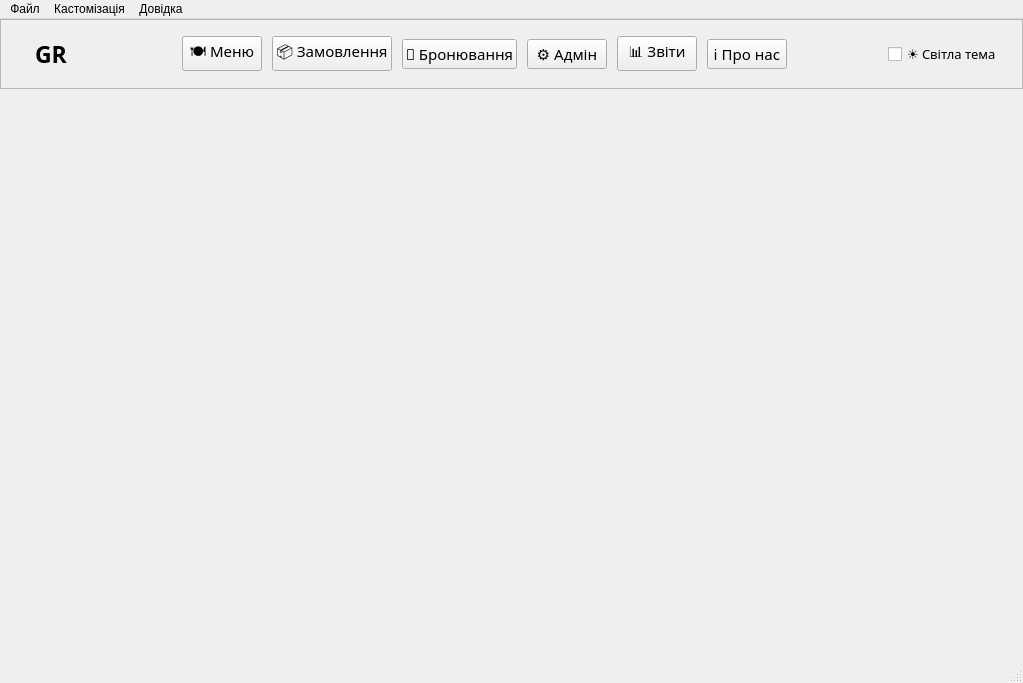
<?xml version="1.0" encoding="UTF-8"?>
<ui version="4.0">
 <class>MainWindow</class>
 <widget class="QMainWindow" name="MainWindow">
  <property name="geometry">
   <rect>
    <x>0</x>
    <y>0</y>
    <width>1023</width>
    <height>683</height>
   </rect>
  </property>
  <property name="windowTitle">
   <string>Grand Rivali Flow</string>
  </property>
  <widget class="QWidget" name="centralwidget">
   <layout class="QVBoxLayout" name="mainLayout">
    <property name="spacing">
     <number>0</number>
    </property>
    <property name="leftMargin">
     <number>0</number>
    </property>
    <property name="topMargin">
     <number>0</number>
    </property>
    <property name="rightMargin">
     <number>0</number>
    </property>
    <property name="bottomMargin">
     <number>0</number>
    </property>
    <item>
     <widget class="QFrame" name="topPanel">
      <property name="minimumSize">
       <size>
        <width>0</width>
        <height>70</height>
       </size>
      </property>
      <property name="maximumSize">
       <size>
        <width>16777215</width>
        <height>70</height>
       </size>
      </property>
      <property name="frameShape">
       <enum>QFrame::Shape::StyledPanel</enum>
      </property>
      <property name="frameShadow">
       <enum>QFrame::Shadow::Raised</enum>
      </property>
      <layout class="QHBoxLayout" name="topPanelLayout">
       <property name="spacing">
        <number>10</number>
       </property>
       <property name="leftMargin">
        <number>20</number>
       </property>
       <property name="topMargin">
        <number>5</number>
       </property>
       <property name="rightMargin">
        <number>20</number>
       </property>
       <property name="bottomMargin">
        <number>5</number>
       </property>
       <item>
        <widget class="QLabel" name="labelLogo">
         <property name="minimumSize">
          <size>
           <width>60</width>
           <height>40</height>
          </size>
         </property>
         <property name="maximumSize">
          <size>
           <width>180</width>
           <height>60</height>
          </size>
         </property>
         <property name="font">
          <font>
           <family>Book Antiqua</family>
           <pointsize>17</pointsize>
           <italic>false</italic>
           <bold>true</bold>
           <underline>false</underline>
           <strikeout>false</strikeout>
          </font>
         </property>
         <property name="text">
          <string>GR</string>
         </property>
         <property name="scaledContents">
          <bool>true</bool>
         </property>
         <property name="alignment">
          <set>Qt::AlignmentFlag::AlignCenter</set>
         </property>
        </widget>
       </item>
       <item>
        <spacer name="logoSpacer">
         <property name="orientation">
          <enum>Qt::Orientation::Horizontal</enum>
         </property>
         <property name="sizeHint" stdset="0">
          <size>
           <width>30</width>
           <height>20</height>
          </size>
         </property>
        </spacer>
       </item>
       <item>
        <widget class="QPushButton" name="btnMenu">
         <property name="font">
          <font>
           <family>Book Antiqua</family>
           <pointsize>11</pointsize>
          </font>
         </property>
         <property name="text">
          <string>🍽️ Меню</string>
         </property>
         <property name="checkable">
          <bool>true</bool>
         </property>
        </widget>
       </item>
       <item>
        <widget class="QPushButton" name="btnOrders">
         <property name="font">
          <font>
           <family>Book Antiqua</family>
           <pointsize>11</pointsize>
          </font>
         </property>
         <property name="text">
          <string>📦 Замовлення</string>
         </property>
         <property name="checkable">
          <bool>true</bool>
         </property>
        </widget>
       </item>
       <item>
        <widget class="QPushButton" name="btnBookings">
         <property name="font">
          <font>
           <family>Book Antiqua</family>
           <pointsize>11</pointsize>
          </font>
         </property>
         <property name="text">
          <string>📅 Бронювання</string>
         </property>
         <property name="checkable">
          <bool>true</bool>
         </property>
        </widget>
       </item>
       <item>
        <widget class="QPushButton" name="btnAdmin">
         <property name="font">
          <font>
           <family>Book Antiqua</family>
           <pointsize>11</pointsize>
          </font>
         </property>
         <property name="text">
          <string>⚙️ Адмін</string>
         </property>
         <property name="checkable">
          <bool>true</bool>
         </property>
        </widget>
       </item>
       <item>
        <widget class="QPushButton" name="btnReports">
         <property name="font">
          <font>
           <family>Book Antiqua</family>
           <pointsize>11</pointsize>
          </font>
         </property>
         <property name="text">
          <string>📊 Звіти</string>
         </property>
         <property name="checkable">
          <bool>true</bool>
         </property>
        </widget>
       </item>
       <item>
        <widget class="QPushButton" name="btnInfo">
         <property name="font">
          <font>
           <family>Book Antiqua</family>
           <pointsize>11</pointsize>
          </font>
         </property>
         <property name="text">
          <string>ℹ️ Про нас</string>
         </property>
         <property name="checkable">
          <bool>true</bool>
         </property>
        </widget>
       </item>
       <item>
        <spacer name="navRightSpacer">
         <property name="orientation">
          <enum>Qt::Orientation::Horizontal</enum>
         </property>
         <property name="sizeHint" stdset="0">
          <size>
           <width>40</width>
           <height>20</height>
          </size>
         </property>
        </spacer>
       </item>
       <item>
        <widget class="QCheckBox" name="themeCheckBox">
         <property name="font">
          <font>
           <family>Book Antiqua</family>
           <pointsize>10</pointsize>
          </font>
         </property>
         <property name="text">
          <string>☀️ Світла тема</string>
         </property>
        </widget>
       </item>
      </layout>
     </widget>
    </item>
    <item>
     <widget class="QStackedWidget" name="stackedWidget">
      <property name="currentIndex">
       <number>-1</number>
      </property>
     </widget>
    </item>
   </layout>
  </widget>
  <widget class="QMenuBar" name="menubar">
   <property name="geometry">
    <rect>
     <x>0</x>
     <y>0</y>
     <width>1023</width>
     <height>21</height>
    </rect>
   </property>
   <widget class="QMenu" name="menuSystem">
    <property name="title">
     <string>Файл</string>
    </property>
    <addaction name="actionExit"/>
   </widget>
   <widget class="QMenu" name="menuTheme">
    <property name="title">
     <string>Кастомізація</string>
    </property>
    <addaction name="actionSwitchTheme"/>
   </widget>
   <widget class="QMenu" name="menuHelp">
    <property name="title">
     <string>Довідка</string>
    </property>
    <addaction name="actionAbout"/>
   </widget>
   <addaction name="menuSystem"/>
   <addaction name="menuTheme"/>
   <addaction name="menuHelp"/>
  </widget>
  <widget class="QStatusBar" name="statusBar"/>
  <action name="actionExit">
   <property name="text">
    <string>Вихід</string>
   </property>
   <property name="shortcut">
    <string>Ctrl+Q</string>
   </property>
  </action>
  <action name="actionAbout">
   <property name="text">
    <string>Про застосунок</string>
   </property>
  </action>
  <action name="actionSwitchTheme">
   <property name="text">
    <string>🎨 Обрати колірну тему</string>
   </property>
  </action>
 </widget>
 <resources/>
 <connections/>
</ui>
